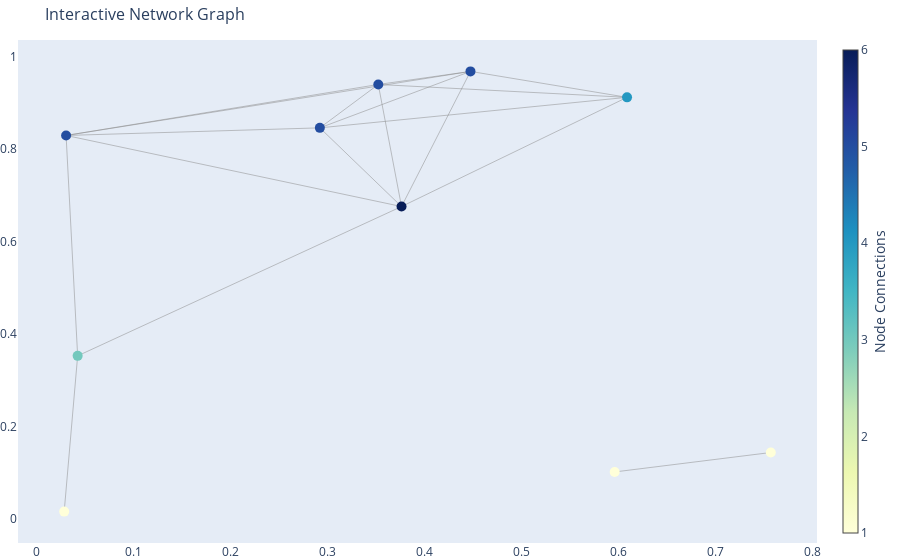

Notebook code for this chart:
### Code cell
import plotly.graph_objects as go
import networkx as nx

# Create a sample graph
G = nx.random_geometric_graph(10, 0.5)

# Extract positions and edge traces
edge_x = []
edge_y = []
for edge in G.edges():
    x0, y0 = G.nodes[edge[0]]['pos']
    x1, y1 = G.nodes[edge[1]]['pos']
    edge_x.append(x0)
    edge_x.append(x1)
    edge_x.append(None)
    edge_y.append(y0)
    edge_y.append(y1)
    edge_y.append(None)

# Create edge traces
edge_trace = go.Scatter(
    x=edge_x, y=edge_y,
    line=dict(width=0.5, color='#888'),
    hoverinfo='none',
    mode='lines')

# Extract node traces
node_x = []
node_y = []
for node in G.nodes():
    x, y = G.nodes[node]['pos']
    node_x.append(x)
    node_y.append(y)

node_trace = go.Scatter(
    x=node_x, y=node_y,
    mode='markers',
    hoverinfo='text',
    marker=dict(
        showscale=True,
        colorscale='YlGnBu',
        size=10,
        color=[],
        colorbar=dict(
            thickness=15,
            title='Node Connections',
            xanchor='left',
            titleside='right'
        )))

# Add text to nodes
node_adjacencies = []
node_text = []
for node, adjacencies in enumerate(G.adjacency()):
    node_adjacencies.append(len(adjacencies[1]))
    node_text.append(f'# of connections: {len(adjacencies[1])}')

node_trace.marker.color = node_adjacencies
node_trace.text = node_text

# Create figure
fig = go.Figure(data=[edge_trace, node_trace],
             layout=go.Layout(
                title='Interactive Network Graph',
                titlefont_size=16,
                showlegend=False,
                hovermode='closest',
                margin=dict(b=0,l=0,r=0,t=40),
                xaxis=dict(showgrid=False, zeroline=False),
                yaxis=dict(showgrid=False, zeroline=False))
                )

# Show interactive chart
fig.show()

### Figure 1 — Plotly figure (JSON) as saved in the notebook; plotly's stock layout.template omitted (floating-point values rounded to 4 significant figures)
{"data": [{"hoverinfo": "none", "line": {"color": "#888", "width": 0.5}, "mode": "lines", "type": "scatter", "x": [0.3763, 0.04229, null, 0.3763, 0.4473, null, 0.3763, 0.3523, null, 0.3763, 0.6088, null, 0.3763, 0.292, null, 0.3763, 0.03037, null, 0.04229, 0.02842, null, 0.04229, 0.03037, null, 0.4473, 0.3523, null, 0.4473, 0.6088, null, 0.4473, 0.292, null, 0.4473, 0.03037, null, 0.3523, 0.6088, null, 0.3523, 0.292, null, 0.3523, 0.03037, null, 0.6088, 0.292, null, 0.292, 0.03037, null, 0.596, 0.757, null], "y": [0.6754, 0.3527, null, 0.6754, 0.9675, null, 0.6754, 0.9393, null, 0.6754, 0.9115, null, 0.6754, 0.8455, null, 0.6754, 0.8291, null, 0.3527, 0.016, null, 0.3527, 0.8291, null, 0.9675, 0.9393, null, 0.9675, 0.9115, null, 0.9675, 0.8455, null, 0.9675, 0.8291, null, 0.9393, 0.9115, null, 0.9393, 0.8455, null, 0.9393, 0.8291, null, 0.9115, 0.8455, null, 0.8455, 0.8291, null, 0.1017, 0.1437, null]}, {"hoverinfo": "text", "marker": {"color": [6, 3, 5, 5, 4, 5, 1, 5, 1, 1], "colorbar": {"thickness": 15, "title": {"side": "right", "text": "Node Connections"}, "xanchor": "left"}, "colorscale": [[0, "rgb(255,255,217)"], [0.125, "rgb(237,248,177)"], [0.25, "rgb(199,233,180)"], [0.375, "rgb(127,205,187)"], [0.5, "rgb(65,182,196)"], [0.625, "rgb(29,145,192)"], [0.75, "rgb(34,94,168)"], [0.875, "rgb(37,52,148)"], [1, "rgb(8,29,88)"]], "showscale": true, "size": 10}, "mode": "markers", "text": ["# of connections: 6", "# of connections: 3", "# of connections: 5", "# of connections: 5", "# of connections: 4", "# of connections: 5", "# of connections: 1", "# of connections: 5", "# of connections: 1", "# of connections: 1"], "type": "scatter", "x": [0.3763, 0.04229, 0.4473, 0.3523, 0.6088, 0.292, 0.02842, 0.03037, 0.596, 0.757], "y": [0.6754, 0.3527, 0.9675, 0.9393, 0.9115, 0.8455, 0.016, 0.8291, 0.1017, 0.1437]}], "layout": {"hovermode": "closest", "margin": {"b": 0, "l": 0, "r": 0, "t": 40}, "showlegend": false, "title": {"font": {"size": 16}, "text": "Interactive Network Graph"}, "xaxis": {"showgrid": false, "zeroline": false}, "yaxis": {"showgrid": false, "zeroline": false}}}
